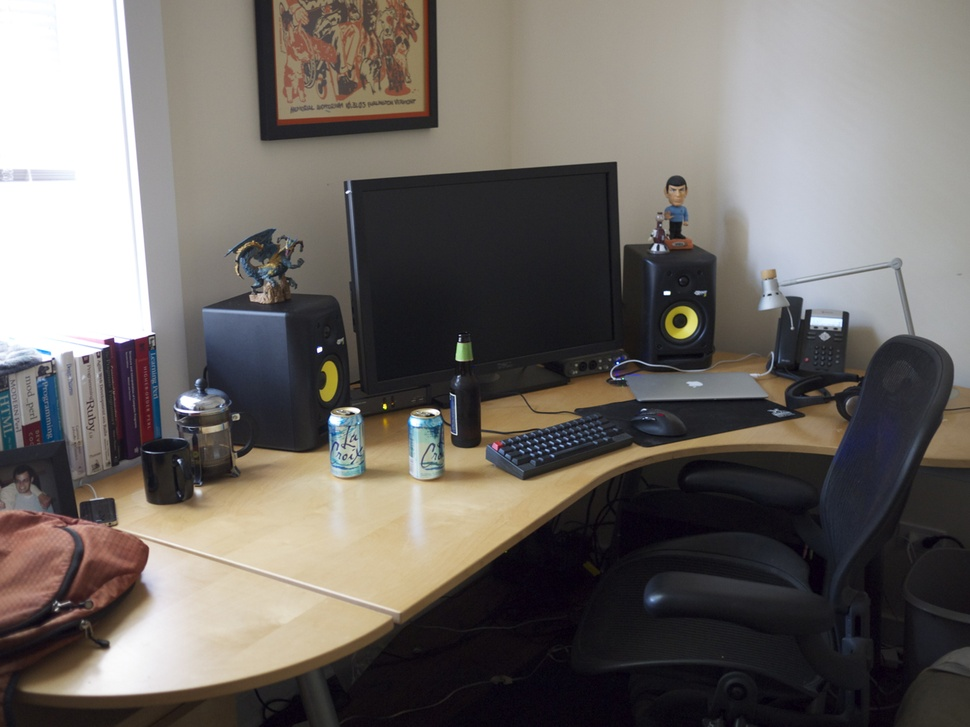
#> input picture room.jpg, 970 x 727 px, shrunk from 1280 x 960 before the run
$ python ImageGradiant.py   (older library calls are emulated)
#> lines starting #> are read from the running program, lines starting #| are printed output that depends on the picture
import numpy as np
import cv2
from matplotlib import pyplot as  plt

img = cv2.imread('room.jpg',0)
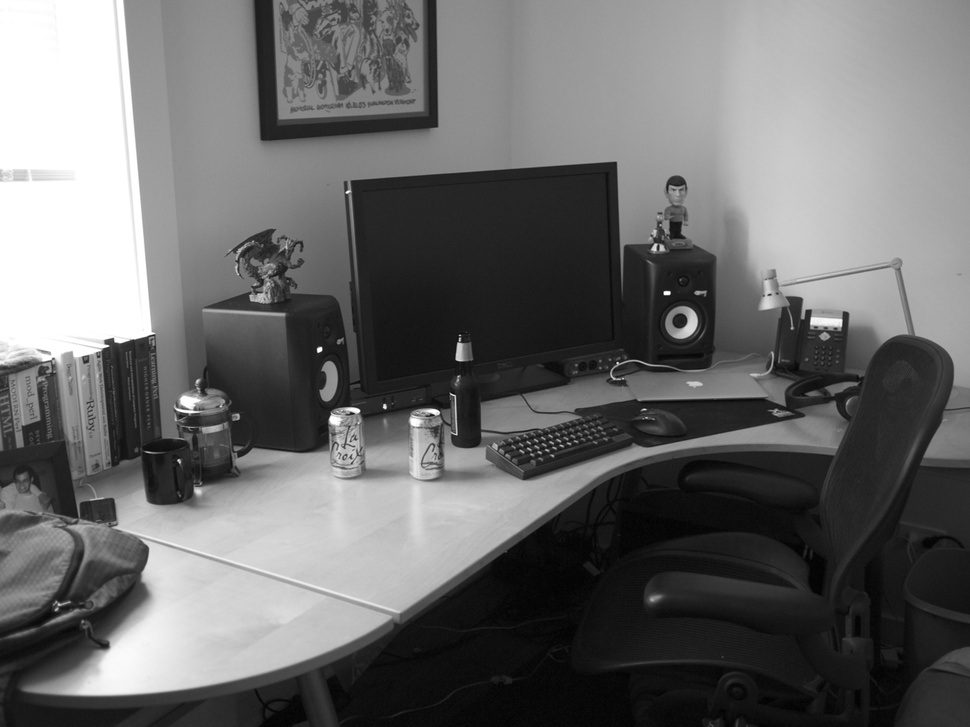
#> img: shape (727, 970); min 1, max 255, mean 106.7
#img = cv2.cvtColor(img, cv2.COLOR_BGR2RGB)
lap = cv2.Laplacian(img, cv2.CV_64F, ksize=1)
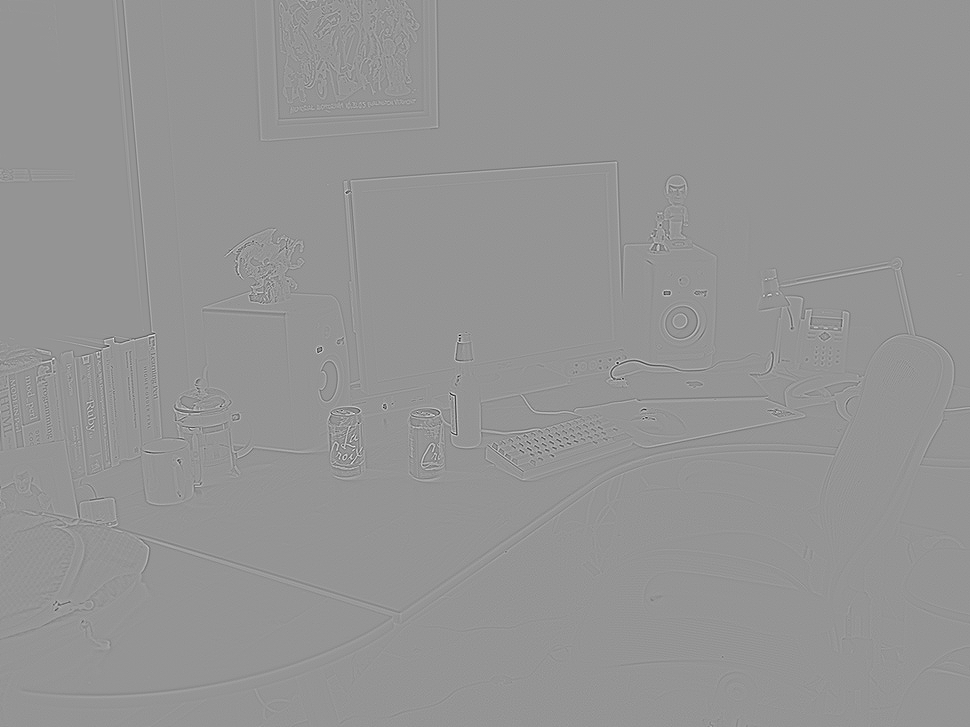
#> lap: shape (727, 970) float64; min -384, max 274, mean 0; drawn with min black and max white
#lab is in 64bit so converting it into 8bit uint
lap = np.uint8(np.absolute(lap))
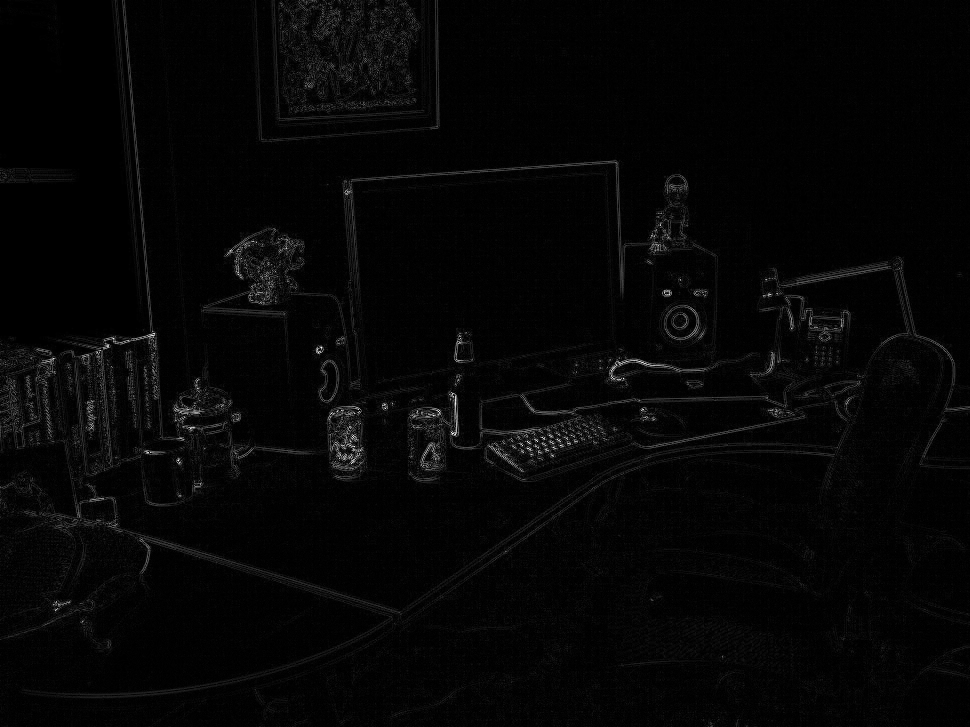
#> lap: shape (727, 970); min 0, max 255, mean 5.6

sobelX = cv2.Sobel(img, cv2.CV_64F, 1, 0, ksize=1)#affects to y axis
sobelY = cv2.Sobel(img, cv2.CV_64F,0, 1, ksize=1)#affects to x axis
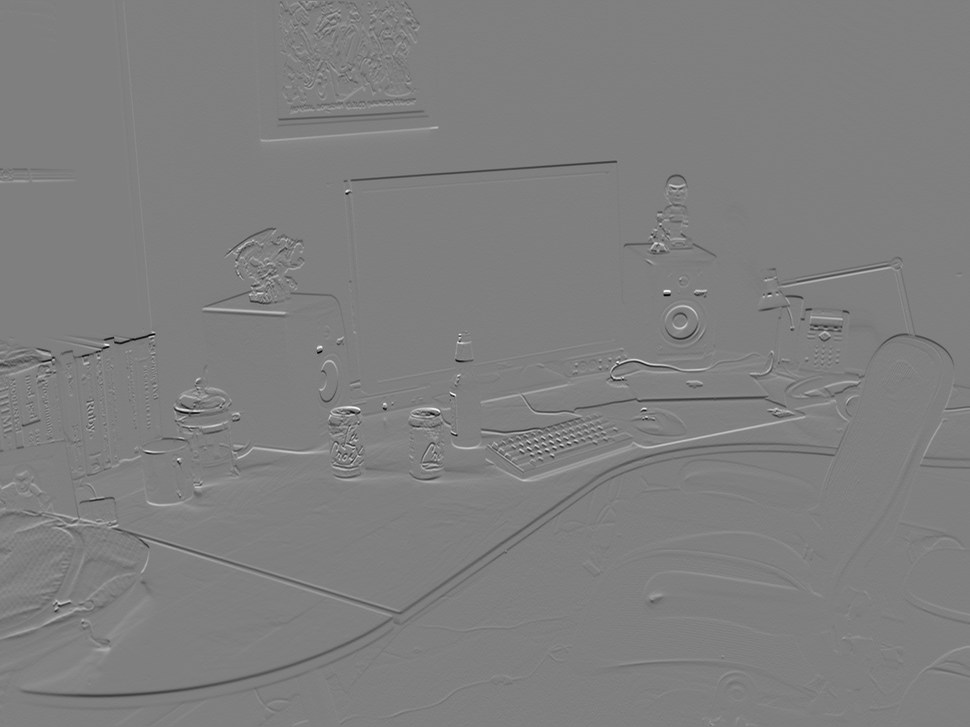
#> sobelY: shape (727, 970) float64; min -226, max 225, mean -0.4; drawn with min black and max white

sobelX = np.uint8(np.absolute(sobelX))
sobelY = np.uint8(np.absolute(sobelY))

sobelCombined = cv2.bitwise_and(sobelX, sobelY)
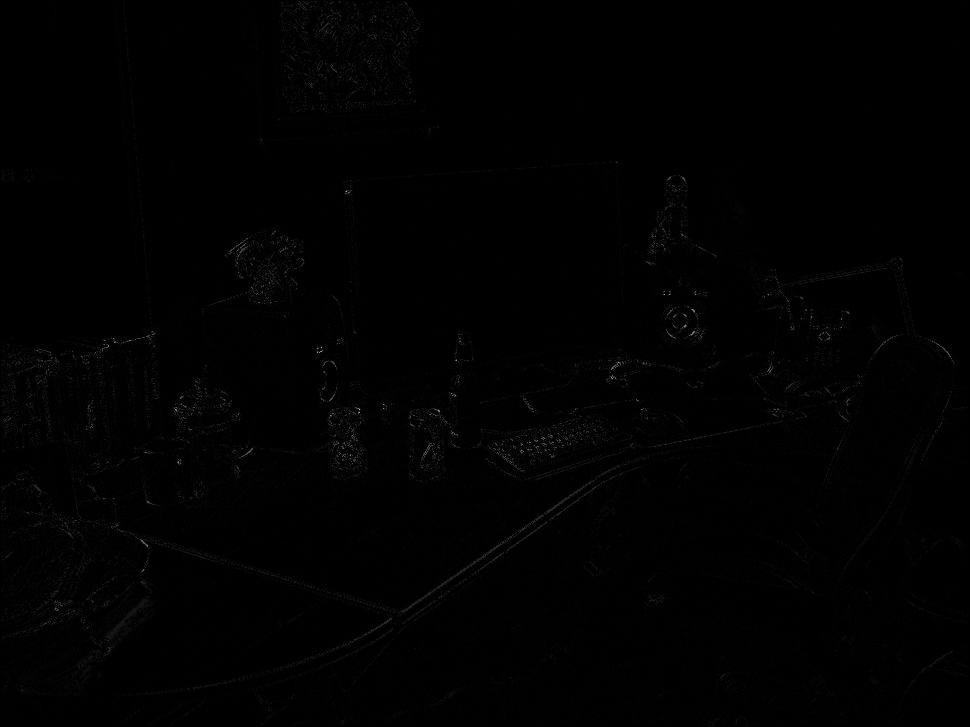
#> sobelCombined: shape (727, 970); min 0, max 192, mean 1.3
canny =cv2.Canny(img, 100, 200)
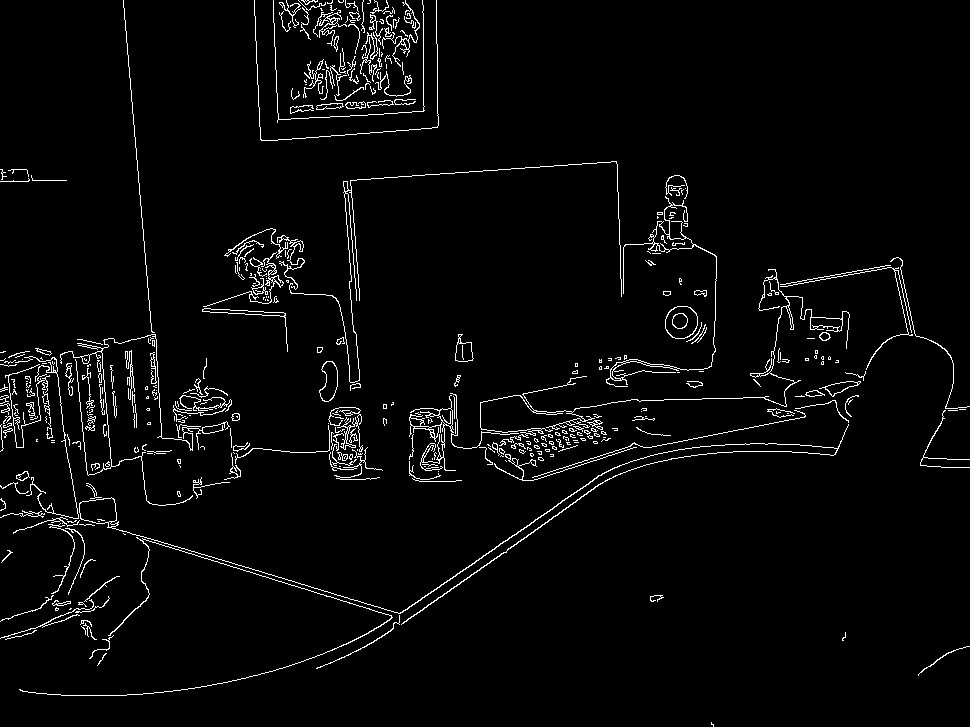
#> canny: shape (727, 970); 3.2% white in thin lines or dots

titles = ['image', 'Laplacian', 'sobelX', 'sobelY', 'sobelCombined', 'Canny']
images = [img, lap, sobelX, sobelY, sobelCombined, canny]
for i in  range(6):
    plt.subplot(2, 3, i+1)
    plt.imshow(images[i], 'gray')
    plt.title(titles[i])
    plt.xticks([])
    plt.yticks([])

plt.show()
